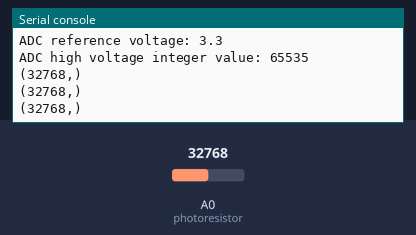
Bench run of a program on a simulated CircuitPython board. Parts: the last lines printed to the serial console. The test bench sets the inputs (shaded band); at power-on: A0 (photoresistor) = 32768 (analog values on the 0–65535 scale).

Above: at 1.2 s.
1.3 s: A0 (photoresistor) set to 45874
At 1.9 s:
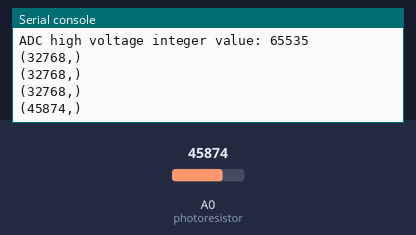
2.8 s: A0 (photoresistor) set to 57670
At 3.4 s:
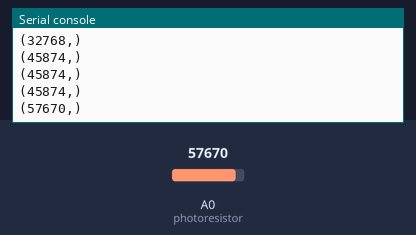
Timing chart, 0 to 5.8 s (numbered marks = the images above; inputs shaded):
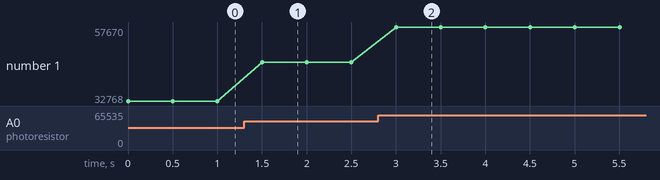

Measured:
- after the input at 1.3 s, the serial console: prints a new line after 0.20 s (image 1)
- after the input at 2.8 s, the serial console: prints a new line after 0.20 s (image 2)
- plotted number 1: 32768 → 45874 after the input at 1.3 s, 45874 → 57670 after the input at 2.8 s

The program:

photoresistor.py
```python
'''
ESC204 2022W Widget Lab 2, Part 9
Task: Take readings using a photoresistor.
'''

import time
import board
import analogio

# set display to show either ADC output representative integer or the voltage that it represents
INT_MODE = 0
VOLT_MODE = 1
mode = INT_MODE

# always 0xff (in hex) according to: https://learn.adafruit.com/
# circuitpython-basics-analog-inputs-and-outputs/analog-to-digital-converter-inputs
ADC_HIGH = 65535

# set up photoresistor as analog input over analog pin A0 (on GPIO pin 26)
photoresistor_pin = board.A0
photoresistor = analogio.AnalogIn(photoresistor_pin)

# show reference voltage (logic high, 3.3V) and the corresponding analog integer value
ADC_REF = photoresistor.reference_voltage
print("ADC reference voltage: {}".format(ADC_REF))
print("ADC high voltage integer value: {}".format(ADC_HIGH))

# convert ADC input value back to voltage
def adc_to_voltage(adc_value):
    return  ADC_REF * (float(adc_value)/float(ADC_HIGH))

# take readings from photoresistor
while True:
    # read adc value and print
    if mode == INT_MODE:
        print((photoresistor.value,))
    # convert to voltage
    else:
        print((adc_to_voltage(photoresistor.value),))
    time.sleep(0.5)
```
